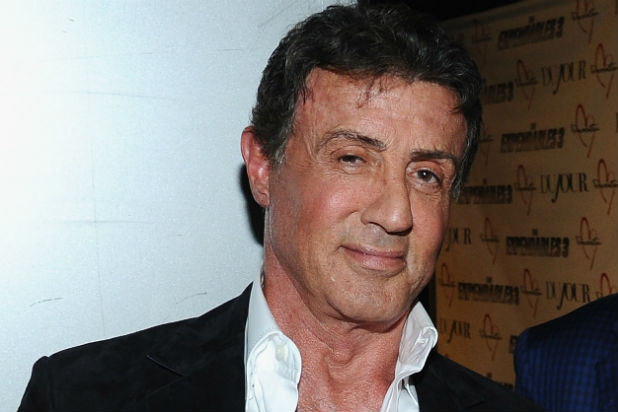
%> input picture image/Stallone5.jpg, 618 x 412 px
$ octave kadai5.m   (GNU Octave 9; MATLAB toolbox functions it lacks are replaced by stand-ins)
%> lines starting %> are read from the running program, lines starting %| are printed output that depends on the picture; in (x1, y1, x2, y2) boxes, pixels count from 0 and x2, y2 are one past the last pixel; in counts of white or black regions, pixels touching at a corner belong together; the program's own positions count from 1
% 課題５　判別分析法
% 判別分析法を用いて画像二値化せよ．
% 下記はサンプルプログラムである．
% 課題作成にあたっては「Lenna」以外の画像を用いよ．

ORG=imread('Stallone5.jpg'); % 原画像の入力
%> ORG is the input picture: size 412x618x3 uint8; mean R, G, B 128.4, 120.5, 116.4
ORG = rgb2gray(ORG); % カラー画像を白黒濃淡画像へ変換
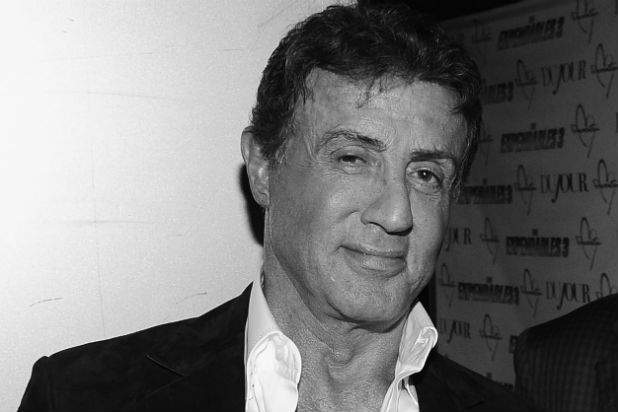
%> ORG: size 412x618 uint8; min 0, max 253, mean 122.4
imagesc(ORG); colormap(gray); colorbar;  axis image;
pause;

H = imhist(ORG); %ヒストグラムのデータを列ベクトルEに格納
%> H = 256 values, max 5809 at index 248, min 0 at index 255, mean 994.6
myu_T = mean(H);
%> myu_T = 994.6
max_val = 0;
max_thres = 1;
for i=1:255
C1 = H(1:i); %ヒストグラムを2つのクラスに分ける
C2 = H(i+1:256);
n1 = sum(C1); %画素数の算出
n2 = sum(C2);
myu1 = mean(C1); %平均値の算出
myu2 = mean(C2);
sigma1 = var(C1); %分散の算出
sigma2 = var(C2);
sigma_w = (n1 *sigma1+n2*sigma2)/(n1+n2); %クラス内分散の算出
sigma_B = (n1 *(myu1-myu_T)^2+n2*(myu2-myu_T)^2)/(n1+n2); %クラス間分散の算出
if max_val<sigma_B/sigma_w
max_val = sigma_B/sigma_w;
max_thres =i;
end;
end;
%> this loop made 255 passes
%> (C1, n1, n2, myu1, myu2, sigma1, sigma2, sigma_w) on passes 1 to 5: (10, 10, 254606, 10, 998.5, 0, 685653, 685626.1), ([10; 21], 31, 254585, 15.5, 1002.3, 60.5, 684571.9, 684488.5), ([10; 21; 18], 49, 254567, 16.33, 1006.2, 32.33, 683428.6, 683297.1), ([10; 21; 18; 59], 108, 254508, 27, 1010, 476.7, 682562.8, 682273.5), ([10; 21; 18; 59; 231], 339, 254277, 67.8, 1013.1, 8680.7, 682856.3, 681958.7)
%> (n1, n2, myu1, myu2, sigma1, sigma2, sigma_w, sigma_B) on passes 13, 19, 20, 21, 22, 23: (5533, 249083, 425.6, 1025, 165449.6, 697148.7, 685594.4, 7941.4), (24803, 229813, 1305.4, 969.7, 2141038.7, 570371.1, 723375.1, 9971.9), (28675, 225941, 1433.8, 957.4, 2357718.8, 536801.7, 741874.4, 22948.9), (32220, 222396, 1534.3, 946.4, 2452088.9, 510359.4, 756072.7, 38889.6), (35370, 219246, 1607.7, 936.9, 2453983.4, 491619.5, 764221.4, 55084.1), (38141, 216475, 1658.3, 929.1, 2401273.6, 479177.5, 767103.9, 69637.3)
%> after the loop, max_thres = 62; max_val = 0.265

IMG = ORG > max_thres;
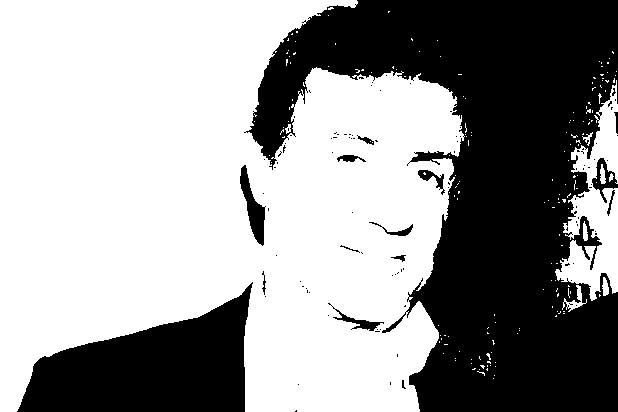
%> IMG: size 412x618 logical; 60.4% white; 106 black regions (92 under 20 px), largest, box (x1, y1, x2, y2) and area: (244, 0, 618, 412) 80572, (17, 282, 253, 412) 17715, (240, 165, 266, 246) 846
imagesc(IMG); colormap(gray); colorbar;  axis image;
pause;

$ run again, with image/Stallone6.jpg copied over image/Stallone5.jpg
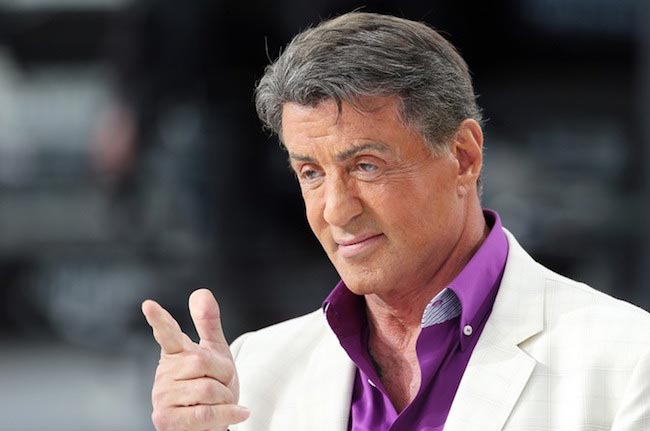
%> input picture image/Stallone6.jpg, 650 x 431 px
%> ORG is the input picture: size 431x650x3 uint8; mean R, G, B 105.1, 95.1, 97.3
%> `ORG = rgb2gray(ORG);`:
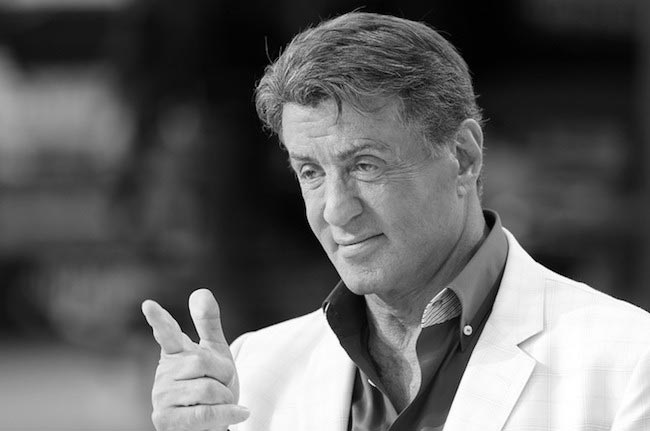
%> ORG: size 431x650 uint8; min 0, max 255, mean 98.3
%> H = 256 values, max 3652 at index 24, min 123 at index 1, mean 1094.3
%> myu_T = 1094.3
%> the loop `for i=1:255` made 255 passes
%> (C1, n1, n2, myu1, myu2, sigma1, sigma2, sigma_w) on passes 1, 2, 6: (123, 123, 280027, 123, 1098.1, 0, 447816.4, 447619.7), ([123; 198], 321, 279829, 160.5, 1101.7, 2812.5, 446371.2, 445862.9), ([123; 198; 2339; 1379; 2416; 1534], 7989, 272161, 1331.5, 1088.6, 995950.7, 439225.8, 455101.8)
%> after the loop `for i=1:255`: max_thres = 80; max_val = 1.34
%> `IMG = ORG > max_thres;`:
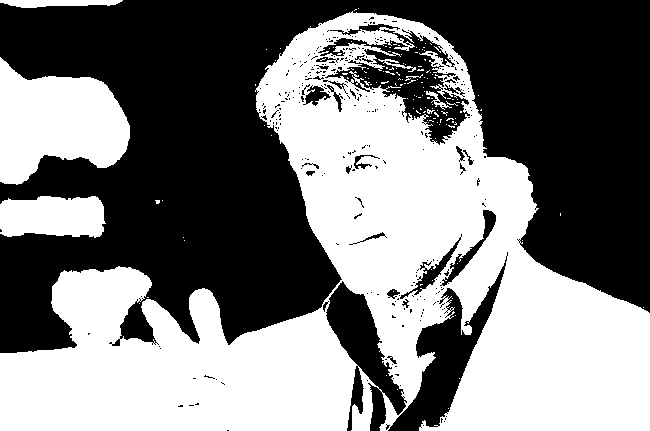
%> IMG: size 431x650 logical; 48.2% white; 142 white regions (134 under 20 px), largest, box (x1, y1, x2, y2) and area: (0, 11, 650, 431) 118892, (0, 57, 130, 185) 11045, (0, 196, 106, 238) 3815
